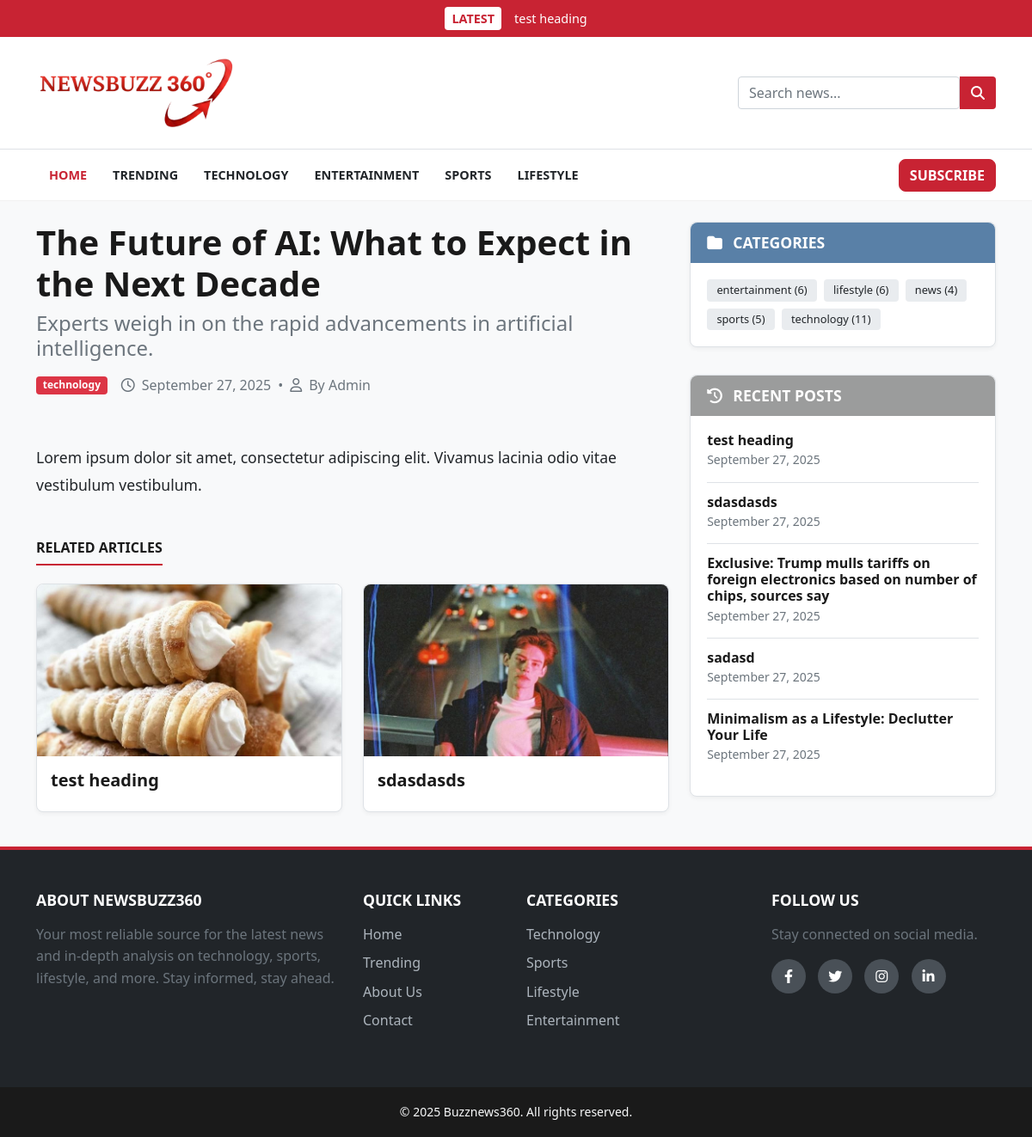
The app's page /article/1 with its own data.
### models.py (models this page shows)
class Post(db.Model):
    id = db.Column(db.Integer, primary_key=True)
    title = db.Column(db.String(100), nullable=False)
    subtitle = db.Column(db.String(150), nullable=True)
    content = db.Column(db.Text, nullable=False)
    category = db.Column(db.String(50), nullable=True)
    thumbnail = db.Column(db.String(100), nullable=True)
    featured = db.Column(db.Boolean, default=False)
    created_at = db.Column(db.DateTime, default=datetime.utcnow)
    def __repr__(self):
        return f'<Post {self.title}>'

### app.py (the view)
@app.route("/article/<int:id>")
def article(id):
    post = Post.query.get_or_404(id)
    related_posts = Post.query.filter(Post.category == post.category, Post.id != post.id).order_by(Post.id.desc()).limit(2).all()
    recent_posts = Post.query.order_by(Post.id.desc()).limit(5).all()
    return render_template("article.html", post=post, related_posts=related_posts, recent_posts=recent_posts)

### app.py (called while the page is built)
@app.context_processor
def inject_latest_post():
    latest_post = Post.query.order_by(Post.id.desc()).first()
    print(f"--- LATEST POST FOUND: {latest_post} ---")
    return dict(latest_post=latest_post)

@app.template_filter('datetime')
def format_datetime(value, format='%B %d, %Y'):
    if isinstance(value, datetime):
        return value.strftime(format)
    return "Recent"

@app.context_processor
@cache.cached(timeout=600)
def inject_categories():
    categories = db.session.query(Post.category, db.func.count(Post.id).label('count')).filter(Post.category.isnot(None), Post.category != '').group_by(Post.category).all()
    current_year = datetime.now().year
    return dict(categories=categories, current_year=current_year)

### templates/article.html (shortened to what this page needs)
{% extends "base.html" %}
{% block content %}
<div class="row">
    <div class="col-lg-8">
        <article>
            <header class="mb-4">
                <h1 class="fw-bold mb-2">{{ post.title }}</h1>
                {% if post.subtitle %}
                <h2 class="h4 text-muted mb-3">{{ post.subtitle }}</h2>
                {% endif %}
                <div class="d-flex align-items-center text-muted mb-4">
                    <span class="badge bg-danger me-3">{{ post.category|default('General', true) }}</span>
                    <i class="far fa-clock me-2"></i>
                    <span>{{ post.created_at|datetime }}</span>
                    <span class="mx-2">•</span>
                    <i class="far fa-user me-2"></i>
                    <span>By Admin</span>
                </div>
            </header>
            <div class="article-content">
                {{ post.content|safe }}
            </div>
        </article>
        {% if related_posts %}
        <section class="mt-5">
            <h3 class="h4 mb-4 section-title"><span>Related Articles</span></h3>
            <div class="row">
                {% for related_post in related_posts %}
                <div class="col-md-6 mb-3">
                    <div class="card post-card h-100">
                        {% if related_post.thumbnail %}
                        <img src="{{ url_for('static', filename='uploads/' + related_post.thumbnail) }}" class="card-img-top" alt="{{ related_post.title }}">
                        {% endif %}
                        <div class="card-body">
                            <h5 class="card-title">{{ related_post.title }}</h5>
                        </div>
                    </div>
                </div>
                {% endfor %}
            </div>
        </section>
        {% endif %}
    </div>
    <div class="col-lg-4">
        <aside class="sidebar">
             <div class="sidebar-widget">
                <h4 class="widget-title widget-title-blue"><i class="fas fa-folder me-2"></i> Categories</h4>
                <div class="widget-body">
                    {% if categories %}
                    <div class="d-flex flex-wrap gap-2">
                        {% for category, count in categories %}
                        <a href="{{ url_for('category', category_name=category) }}" class="badge category-badge">
                            {{ category }} ({{ count }})
                        </a>
                        {% endfor %}
                    </div>
                    {% endif %}
                </div>
            </div>
            <div class="sidebar-widget">
                <h4 class="widget-title widget-title-green"><i class="fas fa-history me-2"></i> Recent Posts</h4>
                <div class="widget-body">
                    {% if recent_posts %}
                    <ul class="list-unstyled">
                        {% for recent_post in recent_posts %}
                        <li class="recent-post-item">
                            <a href="{{ url_for('article', id=recent_post.id) }}">
                                <h6 class="mb-0">{{ recent_post.title }}</h6>
                                <small class="text-muted">{{ recent_post.created_at|datetime }}</small>
                            </a>
                        </li>
                        {% endfor %}
                    </ul>
                    {% endif %}
                </div>
            </div>
        </aside>
    </div>
</div>
{% endblock %}

### templates/base.html (shortened to what this page needs)
<!DOCTYPE html>
<html lang="en">
<head>
    <link href="https://cdn.jsdelivr.net/npm/bootstrap@5.1.3/dist/css/bootstrap.min.css" rel="stylesheet">
    <link rel="stylesheet" href="https://cdnjs.cloudflare.com/ajax/libs/font-awesome/6.2.0/css/all.min.css">
    <link rel="stylesheet" href="{{ url_for('static', filename='style.css') }}">
</head>
<body>
    <header>
        {% if latest_post %}
        <a href="{{ url_for('article', id=latest_post.id) }}" class="top-breaking-bar-link">
            <div id="top-breaking-bar">
                <div class="container d-flex align-items-center justify-content-center">
                    <span class="breaking-tag">LATEST</span>
                    <span class="breaking-text">{{ latest_post.title }}</span>
                </div>
            </div>
        </a>
        {% endif %}
        <div id="header-main">
            <div class="container">
                <div class="header-main-wrapper">
                    <a class="navbar-brand logo" href="{{ url_for('home') }}">
                        <img src="{{ url_for('static', filename='images/logo.png') }}" alt="Newsbuzz360 Logo">
                    </a>
                    <form class="search-form ms-auto" action="{{ url_for('search') }}" method="GET">
                        <input type="text" class="form-control" name="query" placeholder="Search news..." required>
                        <button type="submit" class="btn"><i class="fas fa-search"></i></button>
                    </form>
                </div>
            </div>
        </div>
        <nav class="navbar navbar-expand-lg navbar-light" id="main-nav">
            <div class="container">
                <div class="collapse navbar-collapse" id="navbarNav">
                    <ul class="navbar-nav">
                        <li class="nav-item"><a class="nav-link active" href="{{ url_for('home') }}">Home</a></li>
                        <li class="nav-item"><a class="nav-link" href="{{ url_for('trending') }}">Trending</a></li>
                        <li class="nav-item"><a class="nav-link"
                                href="{{ url_for('category', category_name='technology') }}">Technology</a></li>
                        <li class="nav-item"><a class="nav-link"
                                href="{{ url_for('category', category_name='entertainment') }}">Entertainment</a></li>
                        <li class="nav-item"><a class="nav-link"
                                href="{{ url_for('category', category_name='sports') }}">Sports</a></li>
                        <li class="nav-item"><a class="nav-link"
                                href="{{ url_for('category', category_name='lifestyle') }}">Lifestyle</a></li>
                    </ul>
                    <ul class="navbar-nav ms-auto">
                        <li class="nav-item">
                            <a href="#" class="btn btn-danger subscribe-btn">Subscribe</a>
                        </li>
                    </ul>
                </div>
            </div>
        </nav>
    </header>
    <main class="my-4">
        <div class="container">
            {% block content %}{% endblock %}
        </div>
    </main>
    <footer class="main-footer bg-dark text-light">
        <div class="container pt-5 pb-4">
            <div class="row">
                <div class="col-md-4 mb-4">
                    <h5 class="footer-heading">About Newsbuzz360</h5>
                    <p class="text-muted">
                        Your most reliable source for the latest news and in-depth analysis on technology, sports,
                        lifestyle, and more. Stay informed, stay ahead.
                    </p>
                </div>
                <div class="col-md-2 mb-4">
                    <h5 class="footer-heading">Quick Links</h5>
                    <ul class="list-unstyled footer-links">
                        <li><a href="{{ url_for('home') }}">Home</a></li>
                        <li><a href="{{ url_for('trending') }}">Trending</a></li>
                        <li><a href="#">About Us</a></li>
                        <li><a href="#">Contact</a></li>
                    </ul>
                </div>
                <div class="col-md-3 mb-4">
                    <h5 class="footer-heading">Categories</h5>
                    <ul class="list-unstyled footer-links">
                        <li><a href="{{ url_for('category', category_name='technology') }}">Technology</a></li>
                        <li><a href="{{ url_for('category', category_name='sports') }}">Sports</a></li>
                        <li><a href="{{ url_for('category', category_name='lifestyle') }}">Lifestyle</a></li>
                        <li><a href="{{ url_for('category', category_name='entertainment') }}">Entertainment</a></li>
                    </ul>
                </div>
                <div class="col-md-3 mb-4">
                    <h5 class="footer-heading">Follow Us</h5>
                    <p class="text-muted">Stay connected on social media.</p>
                    <div class="social-icons">
                        <a href="#"><i class="fab fa-facebook-f"></i></a>
                        <a href="#"><i class="fab fa-twitter"></i></a>
                        <a href="#"><i class="fab fa-instagram"></i></a>
                        <a href="#"><i class="fab fa-linkedin-in"></i></a>
                    </div>
                </div>
            </div>
        </div>
        <div class="footer-bottom text-center py-3">
            <small>&copy; {{ current_year }} Buzznews360. All rights reserved.</small>
        </div>
    </footer>
</body>
</html>

### records on screen
Post: title "test heading", thumbnail (picture), created_at "September 27, 2025"
Post: title "The Future of AI: What to Expect in the Next Decade", subtitle "Experts weigh in on the rapid advancements in artificial intelligence.", category "technology", created_at "September 27, 2025", content "Lorem ipsum dolor sit amet, consectetur adipiscing elit. Vivamus lacinia odio vitae vestibulum vestibulum."
Post: thumbnail (picture), title "sdasdasds", created_at "September 27, 2025"
Post: category "lifestyle", id "6"
Post: title "Exclusive: Trump mulls tariffs on foreign electronics based on number of chips, sources say", created_at "September 27, 2025"
Post: title "sadasd", created_at "September 27, 2025"
Post: title "Minimalism as a Lifestyle: Declutter Your Life", created_at "September 27, 2025"

### other values on screen
{{ category }} "entertainment" "news" "sports" "technology"
{{ count }} "6" "4" "5" "11"
